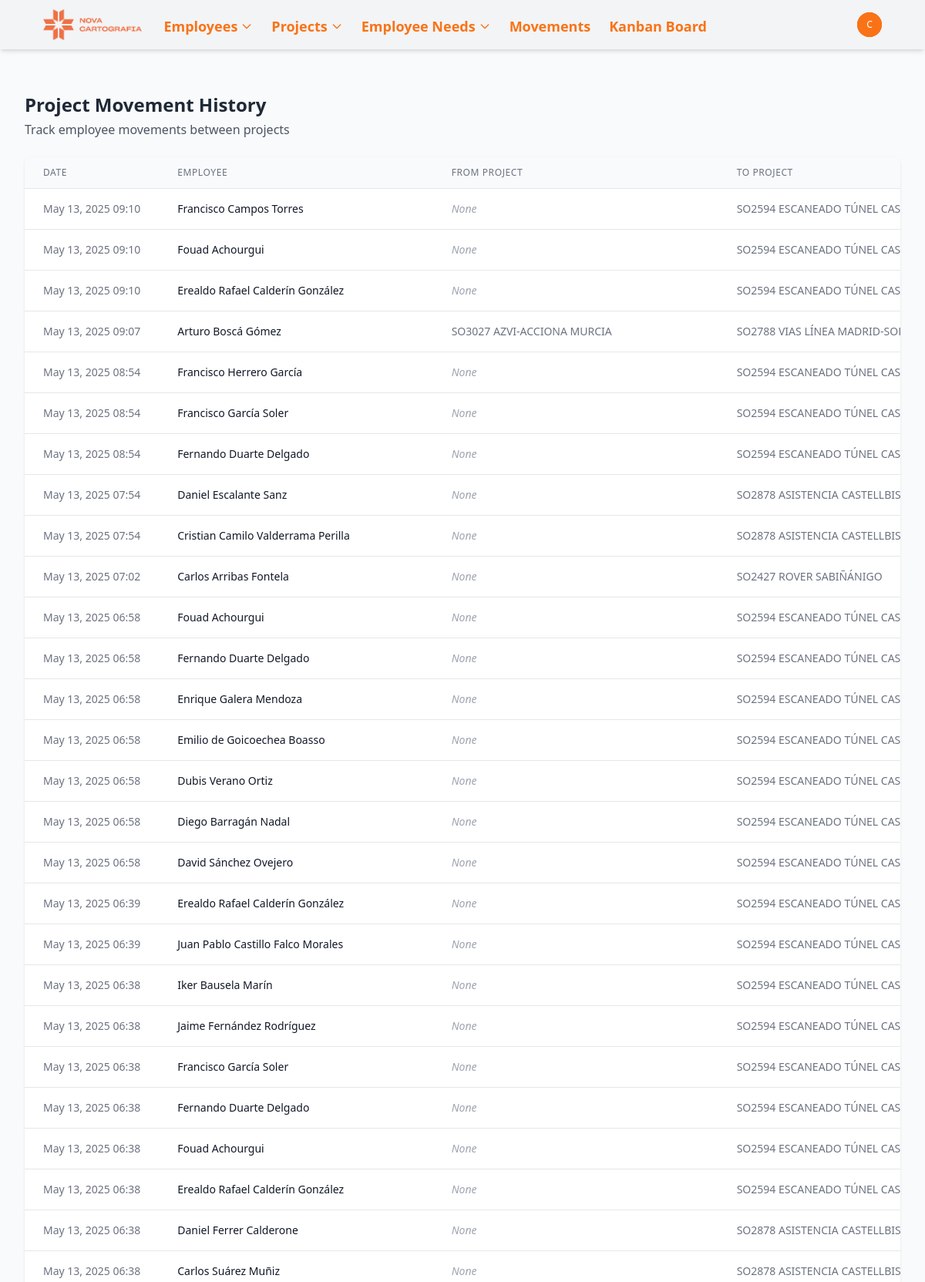
The page /movements/ (signed in, upper part) on the database its author committed.
### novacartografia_employee_management/models.py (models this page shows, shortened)
class ProjectMovementLine(models.Model):
    project = models.ForeignKey(Project, on_delete=models.CASCADE, related_name='movements')
    employee = models.ForeignKey(Employee, on_delete=models.CASCADE, related_name='project_movements')
    date = models.DateTimeField(default=timezone.now)
    previous_project = models.ForeignKey(
        Project,
        on_delete=models.SET_NULL,
        null=True,
        blank=True,
        related_name='outgoing_movements'
    )
    class Meta:
        ordering = ['-date']  # Most recent movements first

class Employee(models.Model):
    name = models.CharField(max_length=100)
    job = models.CharField(max_length=100)
    project_id = models.ForeignKey(Project, on_delete=models.SET_NULL, related_name='employee_set', blank=True, null=True)
    state = models.CharField(max_length=50, default='valencia',
            choices=[
                ('alava', 'Álava'),
                ('albacete', 'Albacete'),
                ('alicante', 'Alicante'),
                ('almeria', 'Almería'),
                ('asturias', 'Asturias'),
                ('avila', 'Ávila'),
                ('badajoz', 'Badajoz'),
                ('barcelona', 'Barcelona'),
                ('burgos', 'Burgos'),
                ('caceres', 'Cáceres'),
                ('cadiz', 'Cádiz'),
                ('cantabria', 'Cantabria'),
                ('castellon', 'Castellón'),
                ('ceuta', 'Ceuta'),
                ('ciudad_real', 'Ciudad Real'),
                ('cordoba', 'Córdoba'),
                ('cuenca', 'Cuenca'),
                ('gerona', 'Gerona'),
                ('granada', 'Granada'),
                ('guadalajara', 'Guadalajara'),
                ('guipuzcoa', 'Guipúzcoa'),
                ('huelva', 'Huelva'),
                ('huesca', 'Huesca'),
                ('islas_baleares', 'Islas Baleares'),
                ('jaen', 'Jaén'),
                ('la_coruna', 'La Coruña'),
                ('la_rioja', 'La Rioja'),
                ('las_palmas', 'Las Palmas'),
                ('leon', 'León'),
                ('lerida', 'Lérida'),
                ('lugo', 'Lugo'),
                ('madrid', 'Madrid'),
                ('malaga', 'Málaga'),
                ('melilla', 'Melilla'),
                ('murcia', 'Murcia'),
                ('navarra', 'Navarra'),
                ('orense', 'Orense'),
                ('palencia', 'Palencia'),
                ('pontevedra', 'Pontevedra'),
                ('salamanca', 'Salamanca'),
                ('santa_cruz_de_tenerife', 'Santa Cruz de Tenerife'),
                ('segovia', 'Segovia'),
                ('sevilla', 'Sevilla'),
                ('soria', 'Soria'),
                ('tarragona', 'Tarragona'),
                ('teruel', 'Teruel'),
                ('toledo', 'Toledo'),
                ('valencia', 'Valencia'),
                ('valladolid', 'Valladolid'),
                ('vizcaya', 'Vizcaya'),
                ('zamora', 'Zamora'),
                ('zaragoza', 'Zaragoza'),])
    academic_training = models.CharField(max_length=100, blank=True, null=True)
    driver_license = models.BooleanField(default=False)
    twenty_hours = models.BooleanField(default=False)
    sixty_hours = models.BooleanField(default=False)
    confine = models.BooleanField(default=False)
    mining = models.BooleanField(default=False)
    railway_carriage = models.BooleanField(default=False)
    railway_mounting = models.BooleanField(default=False)
    building = models.BooleanField(default=False)
    office_work = models.BooleanField(default=False)
    scanner = models.BooleanField(default=False)
    leveling = models.BooleanField(default=False)
    static = models.BooleanField(default=False)
    drag = models.BooleanField(default=False)

class Project(models.Model):
    PROJECT_TYPES = [
        ('obra', 'Obra'),
        ('proyecto', 'Proyecto'),
    ]
    MANAGER_TYPES = [
        ('cuesta', 'Cuesta'),
        ('javi', 'Javi'),
        ('guillermo', 'Guillermo'),
        ('miguelangel', 'Miguel Ángel'),
        ('oscar', 'Óscar'),
    ]
    name = models.CharField(max_length=100)
    type = models.CharField(max_length=50, choices=PROJECT_TYPES, default='proyecto')
    description = models.TextField(blank=True, null=True)
    manager = models.CharField(max_length=50, choices=MANAGER_TYPES, null=True, blank=True)
    state = models.CharField(max_length=50, null=True, blank=True,
            choices=[
                ('alava', 'Álava'),
                ('albacete', 'Albacete'),
                ('alicante', 'Alicante'),
                ('almeria', 'Almería'),
                ('asturias', 'Asturias'),
                ('avila', 'Ávila'),
                ('badajoz', 'Badajoz'),
                ('barcelona', 'Barcelona'),
                ('burgos', 'Burgos'),
                ('caceres', 'Cáceres'),
                ('cadiz', 'Cádiz'),
                ('cantabria', 'Cantabria'),
                ('castellon', 'Castellón'),
                ('ceuta', 'Ceuta'),
                ('ciudad_real', 'Ciudad Real'),
                ('cordoba', 'Córdoba'),
                ('cuenca', 'Cuenca'),
                ('gerona', 'Gerona'),
                ('granada', 'Granada'),
                ('guadalajara', 'Guadalajara'),
                ('guipuzcoa', 'Guipúzcoa'),
                ('huelva', 'Huelva'),
                ('huesca', 'Huesca'),
                ('islas_baleares', 'Islas Baleares'),
                ('jaen', 'Jaén'),
                ('la_coruna', 'La Coruña'),
                ('la_rioja', 'La Rioja'),
                ('las_palmas', 'Las Palmas'),
                ('leon', 'León'),
                ('lerida', 'Lérida'),
                ('lugo', 'Lugo'),
                ('madrid', 'Madrid'),
                ('malaga', 'Málaga'),
                ('melilla', 'Melilla'),
                ('murcia', 'Murcia'),
                ('navarra', 'Navarra'),
                ('orense', 'Orense'),
                ('palencia', 'Palencia'),
                ('pontevedra', 'Pontevedra'),
                ('salamanca', 'Salamanca'),
                ('santa_cruz_de_tenerife', 'Santa Cruz de Tenerife'),
                ('segovia', 'Segovia'),
                ('sevilla', 'Sevilla'),
                ('soria', 'Soria'),
                ('tarragona', 'Tarragona'),
                ('teruel', 'Teruel'),
                ('toledo', 'Toledo'),
                ('valencia', 'Valencia'),
                ('valladolid', 'Valladolid'),
                ('vizcaya', 'Vizcaya'),
                ('zamora', 'Zamora'),
                ('zaragoza', 'Zaragoza')
            ])
    academic_training = models.CharField(max_length=100, blank=True, null=True)
    twenty_hours = models.BooleanField(default=False)
    sixty_hours = models.BooleanField(default=False)
    confine = models.BooleanField(default=False)
    mining = models.BooleanField(default=False)
    railway_carriage = models.BooleanField(default=False)
    railway_mounting = models.BooleanField(default=False)
    building = models.BooleanField(default=False)
    office_work = models.BooleanField(default=False)
    scanner = models.BooleanField(default=False)
    leveling = models.BooleanField(default=False)
    static = models.BooleanField(default=False)
    drag = models.BooleanField(default=False)

### novacartografia_employee_management/views.py (the view)
# urls.py: path('movements/', views.movement_list, name='movement_list'),
@login_required
def movement_list(request):
    movements = ProjectMovementLine.objects.all().order_by('-date')
    return render(request, 'novacartografia_employee_management/movement_list.html', {
        'movements': movements
    })

### templates/novacartografia_employee_management/movement_list.html (shortened to what this page needs)
{% extends "base.html" %}
{% block content %}
<div class="mb-6">
    <h2 class="text-2xl font-bold text-gray-800">Project Movement History</h2>
    <p class="text-gray-600 mt-1">Track employee movements between projects</p>
</div>
<div class="bg-white shadow overflow-hidden rounded-lg">
    <div class="overflow-x-auto">
        <table class="min-w-full divide-y divide-gray-200">
            <thead class="bg-gray-50">
                <tr>
                    <th scope="col" class="px-6 py-3 text-left text-xs font-medium text-gray-500 uppercase tracking-wider">Date</th>
                    <th scope="col" class="px-6 py-3 text-left text-xs font-medium text-gray-500 uppercase tracking-wider">Employee</th>
                    <th scope="col" class="px-6 py-3 text-left text-xs font-medium text-gray-500 uppercase tracking-wider">From Project</th>
                    <th scope="col" class="px-6 py-3 text-left text-xs font-medium text-gray-500 uppercase tracking-wider">To Project</th>
                </tr>
            </thead>
            <tbody class="bg-white divide-y divide-gray-200">
                {% for movement in movements %}
                <tr class="hover:bg-gray-50">
                    <td class="px-6 py-4 whitespace-nowrap text-sm text-gray-500">
                        {{ movement.date|date:"M d, Y H:i" }}
                    </td>
                    <td class="px-6 py-4 whitespace-nowrap text-sm font-medium text-gray-900">
                        <a href="{% url 'employee_detail' movement.employee.id %}" class="text-primary-600 hover:text-primary-900">
                            {{ movement.employee.name }}
                        </a>
                    </td>
                    <td class="px-6 py-4 whitespace-nowrap text-sm text-gray-500">
                        {% if movement.previous_project %}
                            <a href="{% url 'project_detail' movement.previous_project.id %}" class="text-primary-600 hover:text-primary-900">
                                {{ movement.previous_project.name }}
                            </a>
                        {% else %}
                            <span class="text-gray-400 italic">None</span>
                        {% endif %}
                    </td>
                    <td class="px-6 py-4 whitespace-nowrap text-sm text-gray-500">
                        <a href="{% url 'project_detail' movement.project.id %}" class="text-primary-600 hover:text-primary-900">
                            {{ movement.project.name }}
                        </a>
                    </td>
                </tr>
                {% empty %}
                <tr>
                    <td colspan="4" class="px-6 py-4 text-center text-sm text-gray-500">No movement records found.</td>
                </tr>
                {% endfor %}
            </tbody>
        </table>
    </div>
</div>
{% endblock %}

### templates/base.html (shortened to what this page needs)
<!DOCTYPE html>
<html lang="en">
<head>
    <script src="https://cdn.tailwindcss.com"></script>
    <link rel="stylesheet" href="https://cdnjs.cloudflare.com/ajax/libs/font-awesome/6.7.2/css/all.min.css">
    {% load static %}
    <script src="{% static 'js/tailwind.config.js' %}"></script>
</head>
<body class="bg-gray-50 min-h-screen flex flex-col ">
    <nav class="navbar-drpdown-container bg-gray-100 shadow-md">
        <div class="content-container">
            <div class="flex justify-between h-16 ml-6">
                <div class="flex items-center">
                    <div class="flex-shrink-0 flex items-center">
                        <a href="{% url 'home' %}" class="text-orange-500 font-bold text-xl">
                            <img class="mx-auto h-10 w-auto" src="{% static 'images/952.png' %}" alt="Nova Workers Management Logo">
                        </a>
                    </div>
                    <div class="hidden sm:ml-6 sm:flex sm:space-x-4">
                        <div class="relative" x-data="{ open: false }">
                            <button @click="open = !open" class="text-orange-500 hover:text-orange-700 border-transparent inline-flex items-center px-1 pt-1 text-lg font-bold">
                                <span>Employees</span>
                                <svg class="ml-1 w-4 h-4" fill="none" stroke="currentColor" viewBox="0 0 24 24" xmlns="http://www.w3.org/2000/svg"><path stroke-linecap="round" stroke-linejoin="round" stroke-width="2" d="M19 9l-7 7-7-7"></path></svg>
                            </button>
                        </div>
                        <div class="relative" x-data="{ open: false }">
                            <button @click="open = !open" class="text-orange-500 hover:text-orange-700 border-transparent inline-flex items-center px-1 pt-1 text-lg font-bold">
                                <span>Projects</span>
                                <svg class="ml-1 w-4 h-4" fill="none" stroke="currentColor" viewBox="0 0 24 24" xmlns="http://www.w3.org/2000/svg"><path stroke-linecap="round" stroke-linejoin="round" stroke-width="2" d="M19 9l-7 7-7-7"></path></svg>
                            </button>
                        </div>
                        <div class="relative" x-data="{ open: false }">
                            <button @click="open = !open" class="text-orange-500 hover:text-orange-700 border-transparent inline-flex items-center px-1 pt-1 text-lg font-bold">
                                <span>Employee Needs</span>
                                <svg class="ml-1 w-4 h-4" fill="none" stroke="currentColor" viewBox="0 0 24 24" xmlns="http://www.w3.org/2000/svg"><path stroke-linecap="round" stroke-linejoin="round" stroke-width="2" d="M19 9l-7 7-7-7"></path></svg>
                            </button>
                        </div>
                        <a href="{% url 'movement_list' %}" class="text-orange-500 hover:text-orange-700 border-transparent inline-flex items-center px-1 pt-1 text-lg font-bold">
                            Movements
                        </a>
                        <a href="{% url 'kanban_board' %}" class="text-orange-500 hover:text-orange-700 border-transparent inline-flex items-center px-1 pt-1 text-lg font-bold">
                            Kanban Board
                        </a>
                    </div>
                </div>
                <div class="hidden sm:ml-6 mr-6 sm:flex sm:items-center">
                    {% if user.is_authenticated %}
                        <div class="ml-3 relative" x-data="{ open: false }">
                            <div>
                                <button @click="open = !open" type="button" class="bg-orange-600 flex text-sm rounded-full focus:outline-none focus:ring-2 focus:ring-offset-2 focus:ring-offset-primary-800 focus:ring-white">
                                    <span class="inline-flex items-center justify-center h-8 w-8 rounded-full bg-orange-500">
                                        <span class="text-xs font-medium leading-none text-white">{{ user.username|slice:":1" }}</span>
                                    </span>
                                </button>
                            </div>
                        </div>
                    {% else %}
                        <a href="{% url 'login' %}" class="text-gray-100 hover:text-white text-sm font-medium">Login</a>
                    {% endif %}
                </div>
            </div>
        </div>
    </nav>
    <div class="content-container py-4">
    </div>
    <main class="flex-grow">
        <div class="content-container py-6">
            {% block content %}{% endblock %}
        </div>
    </main>
</body>
</html>

### rows shown on the page
ProjectMovementLine: date "May 13, 2025 09:10", employee.name "Francisco Campos Torres", shows "None", project.name "SO2594 ESCANEADO TÚNEL…"
ProjectMovementLine: date "May 13, 2025 09:10", employee.name "Fouad Achourgui", shows "None", project.name "SO2594 ESCANEADO TÚNEL…"
ProjectMovementLine: date "May 13, 2025 09:10", employee.name "Erealdo Rafael Calderín González", shows "None", project.name "SO2594 ESCANEADO TÚNEL…"
ProjectMovementLine: date "May 13, 2025 09:07", employee.name "Arturo Boscá Gómez", previous_project.name "SO3027 AZVI-ACCIONA MURCIA", project.name "SO2788 VIAS LÍNEA…"
ProjectMovementLine: date "May 13, 2025 08:54", employee.name "Francisco Herrero García", shows "None", project.name "SO2594 ESCANEADO TÚNEL…"
ProjectMovementLine: date "May 13, 2025 08:54", employee.name "Francisco García Soler", shows "None", project.name "SO2594 ESCANEADO TÚNEL…"
ProjectMovementLine: date "May 13, 2025 08:54", employee.name "Fernando Duarte Delgado", shows "None", project.name "SO2594 ESCANEADO TÚNEL…"
ProjectMovementLine: date "May 13, 2025 07:54", employee.name "Daniel Escalante Sanz", shows "None", project.name "SO2878 ASISTENCIA…"
ProjectMovementLine: date "May 13, 2025 07:54", employee.name "Cristian Camilo Valderrama Perilla", shows "None", project.name "SO2878 ASISTENCIA…"
ProjectMovementLine: date "May 13, 2025 07:02", employee.name "Carlos Arribas Fontela", shows "None", project.name "SO2427 ROVER SABIÑÁNIGO"
ProjectMovementLine: date "May 13, 2025 06:58", employee.name "Fouad Achourgui", shows "None", project.name "SO2594 ESCANEADO TÚNEL…"
ProjectMovementLine: date "May 13, 2025 06:58", employee.name "Fernando Duarte Delgado", shows "None", project.name "SO2594 ESCANEADO TÚNEL…"
ProjectMovementLine: date "May 13, 2025 06:58", employee.name "Enrique Galera Mendoza", shows "None", project.name "SO2594 ESCANEADO TÚNEL…"
ProjectMovementLine: date "May 13, 2025 06:58", employee.name "Emilio de Goicoechea Boasso", shows "None", project.name "SO2594 ESCANEADO TÚNEL…"
ProjectMovementLine: date "May 13, 2025 06:58", employee.name "Dubis Verano Ortiz", shows "None", project.name "SO2594 ESCANEADO TÚNEL…"
ProjectMovementLine: date "May 13, 2025 06:58", employee.name "Diego Barragán Nadal", shows "None", project.name "SO2594 ESCANEADO TÚNEL…"
ProjectMovementLine: date "May 13, 2025 06:58", employee.name "David Sánchez Ovejero", shows "None", project.name "SO2594 ESCANEADO TÚNEL…"
ProjectMovementLine: date "May 13, 2025 06:39", employee.name "Erealdo Rafael Calderín González", shows "None", project.name "SO2594 ESCANEADO TÚNEL…"
ProjectMovementLine: date "May 13, 2025 06:39", employee.name "Juan Pablo Castillo Falco Morales", shows "None", project.name "SO2594 ESCANEADO TÚNEL…"
ProjectMovementLine: date "May 13, 2025 06:38", employee.name "Iker Bausela Marín", shows "None", project.name "SO2594 ESCANEADO TÚNEL…"
ProjectMovementLine: date "May 13, 2025 06:38", employee.name "Jaime Fernández Rodríguez", shows "None", project.name "SO2594 ESCANEADO TÚNEL…"
ProjectMovementLine: date "May 13, 2025 06:38", employee.name "Francisco García Soler", shows "None", project.name "SO2594 ESCANEADO TÚNEL…"
ProjectMovementLine: date "May 13, 2025 06:38", employee.name "Fernando Duarte Delgado", shows "None", project.name "SO2594 ESCANEADO TÚNEL…"
ProjectMovementLine: date "May 13, 2025 06:38", employee.name "Fouad Achourgui", shows "None", project.name "SO2594 ESCANEADO TÚNEL…"
ProjectMovementLine: date "May 13, 2025 06:38", employee.name "Erealdo Rafael Calderín González", shows "None", project.name "SO2594 ESCANEADO TÚNEL…"
ProjectMovementLine: date "May 13, 2025 06:38", employee.name "Daniel Ferrer Calderone", shows "None", project.name "SO2878 ASISTENCIA…"
ProjectMovementLine: date "May 13, 2025 06:38", employee.name "Carlos Suárez Muñiz", shows "None", project.name "SO2878 ASISTENCIA…"

### other values the page prints
{{ user.username|slice:":1" }} "C"
